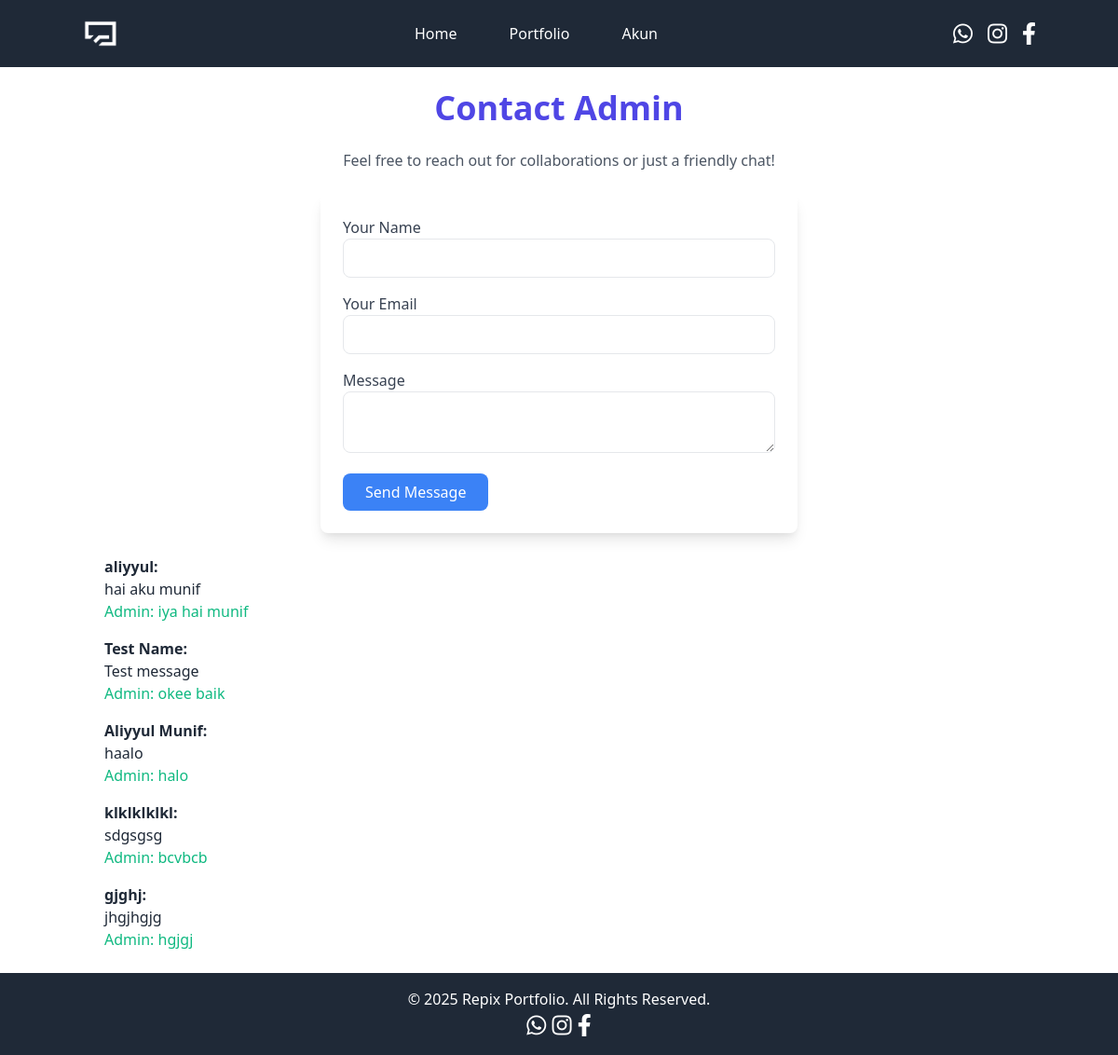
The app's page /contact.php (signed in) with its own data.
### tables this page shows
CREATE TABLE `contact_messages` (
  `id` int(11) NOT NULL,
  `user_id` int(11) NOT NULL,
  `name` varchar(255) NOT NULL,
  `email` varchar(255) NOT NULL,
  `message` text NOT NULL,
  `created_at` timestamp NOT NULL DEFAULT current_timestamp(),
  `is_replied` tinyint(1) DEFAULT 0,
  `reply` text DEFAULT NULL,
  `message_id` int(11) DEFAULT NULL
);

### contact.php (the view, shortened to what this page needs)
<?php
require 'db/connection.php';
$user_id = $_SESSION['user_id'];
try {
    $stmt = $conn->prepare("SELECT * FROM contact_messages WHERE user_id = ? ORDER BY created_at ASC");
    $stmt->execute([$user_id]);
    $messages = $stmt->fetchAll(PDO::FETCH_ASSOC);
} catch (PDOException $e) {
    file_put_contents('debug_sql.log', "Error fetching chats: " . $e->getMessage() . "\n", FILE_APPEND);
    die("Error: " . $e->getMessage());
}
?>
<!DOCTYPE html>
<html lang="id">
<head>
    <link href="https://cdn.jsdelivr.net/npm/tailwindcss@2.2.19/dist/tailwind.min.css" rel="stylesheet">
</head>
<body class="bg-white font-sans text-gray-800 flex flex-col min-h-screen">
    <?php include 'includes/header.php'; ?>
    <div class="container mx-auto p-6">
        <h1 class="text-4xl font-semibold text-center text-indigo-600 mb-6">Contact Admin</h1>
        <p class="text-gray-600 text-center mb-6">Feel free to reach out for collaborations or just a friendly chat!</p>
        <form id="messageForm" class="max-w-lg mx-auto bg-white p-6 rounded-lg shadow-lg" method="POST">
            <div class="mb-4">
                <label for="name" class="block text-gray-700">Your Name</label>
                <input type="text" name="name" id="name" class="w-full px-4 py-2 border rounded-lg focus:outline-none focus:ring-2 focus:ring-blue-500" required>
            </div>
            <div class="mb-4">
                <label for="email" class="block text-gray-700">Your Email</label>
                <input type="email" name="email" id="email" class="w-full px-4 py-2 border rounded-lg focus:outline-none focus:ring-2 focus:ring-blue-500" required>
            </div>
            <div class="mb-4">
                <label for="message" class="block text-gray-700">Message</label>
                <textarea name="message" id="message" class="w-full px-4 py-2 border rounded-lg focus:outline-none focus:ring-2 focus:ring-blue-500" required></textarea>
            </div>
            <button type="submit" class="bg-blue-500 text-white px-6 py-2 rounded-lg hover:bg-blue-600 transition duration-300">Send Message</button>
        </form>
        <div id="chatSection" class="mt-6">
            <?php
            if (empty($messages)) {
                echo "<p>No messages found. Start a conversation!</p>";
            } else {
                foreach ($messages as $message) {
                    echo "<div class='mt-4'>
                            <p class='font-bold'>" . htmlspecialchars($message['name']) . ":</p>
                            <p>" . htmlspecialchars($message['message']) . "</p>";
                    if ($message['is_replied'] == 1) {
                        echo "<p class='text-green-500'>Admin: " . htmlspecialchars($message['reply']) . "</p>";
                    } else {
                        echo "<p class='text-yellow-500'>Waiting for reply...</p>";
                    }
                    echo "</div>";
                }
            }
            ?>
        </div>
    </div>
    <?php include 'includes/footer.php'; ?>
</body>
</html>

### records on screen
contact_messages: name "aliyyul", message "hai aku munif", reply "iya hai munif"
contact_messages: name "Test Name", message "Test message", reply "okee baik"
contact_messages: name "Aliyyul Munif", message "haalo", reply "halo"
contact_messages: name "klklklklkl", message "sdgsgsg", reply "bcvbcb"
contact_messages: name "gjghj", message "jhgjhgjg", reply "hgjgj"
